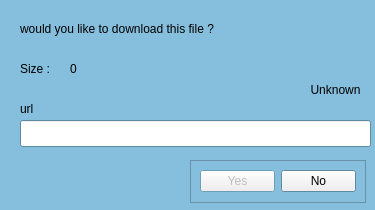
<?xml version="1.0" encoding="UTF-8"?>
<ui version="4.0">
 <class>Dialog</class>
 <widget class="QDialog" name="Dialog">
  <property name="geometry">
   <rect>
    <x>0</x>
    <y>0</y>
    <width>375</width>
    <height>210</height>
   </rect>
  </property>
  <property name="palette">
   <palette>
    <active>
     <colorrole role="Base">
      <brush brushstyle="SolidPattern">
       <color alpha="255">
        <red>255</red>
        <green>255</green>
        <blue>255</blue>
       </color>
      </brush>
     </colorrole>
     <colorrole role="Window">
      <brush brushstyle="SolidPattern">
       <color alpha="255">
        <red>134</red>
        <green>191</green>
        <blue>221</blue>
       </color>
      </brush>
     </colorrole>
    </active>
    <inactive>
     <colorrole role="Base">
      <brush brushstyle="SolidPattern">
       <color alpha="255">
        <red>255</red>
        <green>255</green>
        <blue>255</blue>
       </color>
      </brush>
     </colorrole>
     <colorrole role="Window">
      <brush brushstyle="SolidPattern">
       <color alpha="255">
        <red>134</red>
        <green>191</green>
        <blue>221</blue>
       </color>
      </brush>
     </colorrole>
    </inactive>
    <disabled>
     <colorrole role="Base">
      <brush brushstyle="SolidPattern">
       <color alpha="255">
        <red>134</red>
        <green>191</green>
        <blue>221</blue>
       </color>
      </brush>
     </colorrole>
     <colorrole role="Window">
      <brush brushstyle="SolidPattern">
       <color alpha="255">
        <red>134</red>
        <green>191</green>
        <blue>221</blue>
       </color>
      </brush>
     </colorrole>
    </disabled>
   </palette>
  </property>
  <property name="windowTitle">
   <string>Download</string>
  </property>
  <property name="sizeGripEnabled">
   <bool>false</bool>
  </property>
  <property name="modal">
   <bool>false</bool>
  </property>
  <widget class="QLabel" name="label">
   <property name="geometry">
    <rect>
     <x>20</x>
     <y>20</y>
     <width>261</width>
     <height>17</height>
    </rect>
   </property>
   <property name="text">
    <string>would you like to download this file ?</string>
   </property>
  </widget>
  <widget class="QLabel" name="label_2">
   <property name="geometry">
    <rect>
     <x>20</x>
     <y>60</y>
     <width>51</width>
     <height>17</height>
    </rect>
   </property>
   <property name="text">
    <string>Size :</string>
   </property>
  </widget>
  <widget class="QLabel" name="label_3">
   <property name="geometry">
    <rect>
     <x>20</x>
     <y>100</y>
     <width>91</width>
     <height>17</height>
    </rect>
   </property>
   <property name="text">
    <string>url</string>
   </property>
  </widget>
  <widget class="QLabel" name="filePicture_la">
   <property name="geometry">
    <rect>
     <x>310</x>
     <y>20</y>
     <width>51</width>
     <height>51</height>
    </rect>
   </property>
   <property name="text">
    <string/>
   </property>
   <property name="pixmap">
    <pixmap>pics/file.png</pixmap>
   </property>
   <property name="scaledContents">
    <bool>true</bool>
   </property>
  </widget>
  <widget class="QLineEdit" name="url_le">
   <property name="geometry">
    <rect>
     <x>20</x>
     <y>120</y>
     <width>351</width>
     <height>27</height>
    </rect>
   </property>
   <property name="text">
    <string/>
   </property>
   <property name="echoMode">
    <enum>QLineEdit::Normal</enum>
   </property>
   <property name="readOnly">
    <bool>true</bool>
   </property>
   <property name="clearButtonEnabled">
    <bool>false</bool>
   </property>
  </widget>
  <widget class="QLabel" name="size_la">
   <property name="geometry">
    <rect>
     <x>70</x>
     <y>60</y>
     <width>121</width>
     <height>17</height>
    </rect>
   </property>
   <property name="frameShape">
    <enum>QFrame::NoFrame</enum>
   </property>
   <property name="frameShadow">
    <enum>QFrame::Plain</enum>
   </property>
   <property name="text">
    <string>0</string>
   </property>
  </widget>
  <widget class="QLabel" name="fileType_la">
   <property name="geometry">
    <rect>
     <x>290</x>
     <y>80</y>
     <width>91</width>
     <height>20</height>
    </rect>
   </property>
   <property name="text">
    <string>Unknown</string>
   </property>
   <property name="textFormat">
    <enum>Qt::AutoText</enum>
   </property>
   <property name="scaledContents">
    <bool>false</bool>
   </property>
   <property name="alignment">
    <set>Qt::AlignCenter</set>
   </property>
  </widget>
  <widget class="QFrame" name="frame">
   <property name="geometry">
    <rect>
     <x>190</x>
     <y>160</y>
     <width>176</width>
     <height>43</height>
    </rect>
   </property>
   <property name="frameShape">
    <enum>QFrame::StyledPanel</enum>
   </property>
   <property name="frameShadow">
    <enum>QFrame::Raised</enum>
   </property>
   <layout class="QHBoxLayout" name="horizontalLayout">
    <item>
     <widget class="QPushButton" name="yes_pb">
      <property name="enabled">
       <bool>false</bool>
      </property>
      <property name="text">
       <string>Yes</string>
      </property>
     </widget>
    </item>
    <item>
     <widget class="QPushButton" name="no_pb">
      <property name="text">
       <string>No</string>
      </property>
     </widget>
    </item>
   </layout>
  </widget>
 </widget>
 <resources/>
 <connections/>
</ui>
